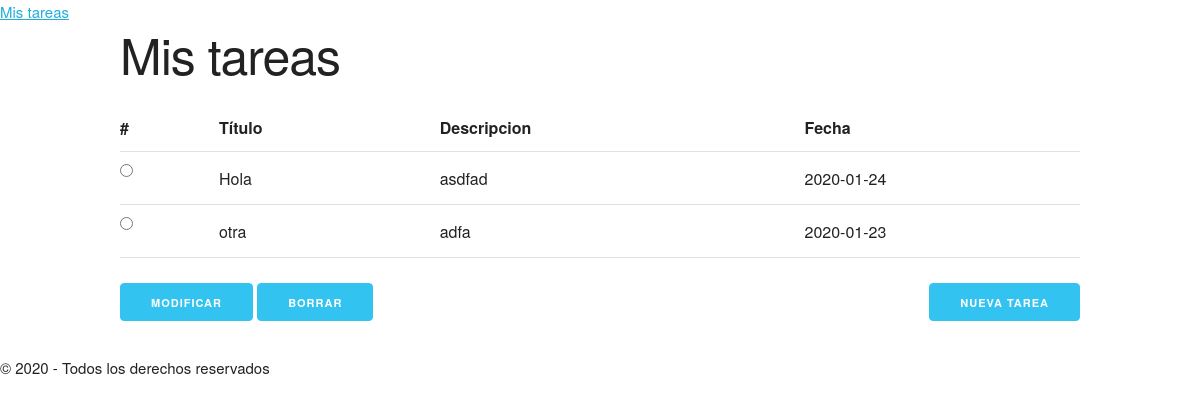
The page / on the database its author committed.
### tables this page shows
CREATE TABLE "tareas" (
	"id"	INTEGER PRIMARY KEY AUTOINCREMENT,
	"titulo"	TEXT NOT NULL,
	"descripcion"	TEXT,
	"fecha"	TEXT NOT NULL
);

### tasks/routes.py (the view)
@app.route("/")
def index():
    registros = dbQuery('SELECT titulo, descripcion, fecha, id FROM tareas;')
    if registros:
        if isinstance(registros, dict):
            registros = [registros]
    else:
        registros = []
    return render_template("index.html", registros=registros)

### tasks/routes.py (called while the page is built)
def dict_factory(cursor, row):
    d = {}
    for ix, col in enumerate(cursor.description):
        d[col[0]] = row[ix]
    return d

def dbQuery(consulta, *args):
    conn = sqlite3.connect(BASE_DATOS)
    conn.row_factory = dict_factory
    cursor = conn.cursor()
    rows = cursor.execute(consulta, args).fetchall()
    if len(rows) == 1:
        rows = rows[0]
    elif len(rows) == 0:
        rows = None
    conn.commit()
    conn.close()
    return rows

### tasks/templates/index.html (shortened to what this page needs)
{% extends "base.html" %}
{% block content %}
    <h1>Mis tareas</h1>
    <form action="/processtask">
        <table class="u-full-width">
            <tr>
                <th>#</th>
                <th>Título</th>
                <th>Descripcion</th>
                <th>Fecha</th>
            </tr>
            {% for tarea in registros %}
            <tr>
                <td><input type="radio" name="ix" value="{{tarea['id']}}" ></td>
                <td>{{tarea['titulo']}}</td>
                <td>{{tarea['descripcion']}}</td>
                <td>{{tarea['fecha']}}</td>
            </tr>
            {% endfor %}
        </table>
        <button class="button-primary" name="btnModificar" type="submit">Modificar</button>
        <button class="button-primary" name="btnBorrar" type="submit">Borrar</button>
        <a class="button button-primary u-pull-right" href="/newtask">Nueva tarea</a>
    </form>
{% endblock %}

### tasks/static/css/skeleton.css (style rules this page uses)
html { font-size: 62.5%; }
body { font-size: 1.5em; line-height: 1.6; font-weight: 400; font-family: "Raleway", "HelveticaNeue", "Helvetica Neue", Helvetica, Arial, sans-serif; color: #222; }
h1, h2, h3, h4, h5, h6 { margin-top: 0; margin-bottom: 2rem; font-weight: 300; }
h1 { font-size: 4.0rem; line-height: 1.2; letter-spacing: -.1rem; }
@media (min-width: 550px) { h1 { font-size: 5.0rem; } }
a { color: #1EAEDB; }
.button, button, input[type="submit"], input[type="reset"], input[type="button"] { display: inline-block; height: 38px; padding: 0 30px; color: #555; text-align: center; font-size: 11px; font-weight: 600; line-height: 38px; letter-spacing: .1rem; text-transform: uppercase; text-decoration: none; white-space: nowrap; background-color: transparent; border-radius: 4px; border: 1px solid #bbb; cursor: pointer; box-sizing: border-box; }
.button.button-primary, button.button-primary, input[type="submit"].button-primary, input[type="reset"].button-primary, input[type="button"].button-primary { color: #FFF; background-color: #33C3F0; border-color: #33C3F0; }
input[type="checkbox"], input[type="radio"] { display: inline; }
th, td { padding: 12px 15px; text-align: left; border-bottom: 1px solid #E1E1E1; }
th:first-child, td:first-child { padding-left: 0; }
th:last-child, td:last-child { padding-right: 0; }
button, .button { margin-bottom: 1rem; }
input, textarea, select, fieldset { margin-bottom: 1.5rem; }
pre, blockquote, dl, figure, table, p, ul, ol, form { margin-bottom: 2.5rem; }
.u-full-width { width: 100%; box-sizing: border-box; }
.u-pull-right { float: right; }

### rows shown on the page
tareas: titulo "Hola", descripcion "asdfad", fecha "2020-01-24"
tareas: titulo "otra", descripcion "adfa", fecha "2020-01-23"
